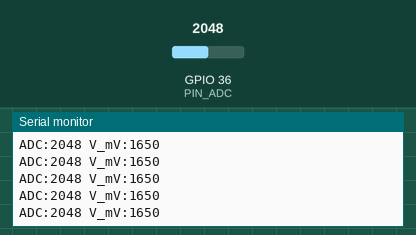
Recording of a sketch running on a simulated ESP32. Shown: the last lines printed to the serial monitor. The inputs (shaded band) are chosen by the test bench; at power-on: GPIO 36 (PIN_ADC) = 2048 (analog values on the 0–4095 scale).

Above: at 1.2 s.
1.3 s: GPIO 36 (PIN_ADC) set to 2866
At 1.8 s:
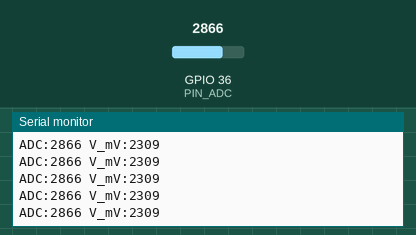
2.8 s: GPIO 36 (PIN_ADC) set to 3603
At 3.8 s:
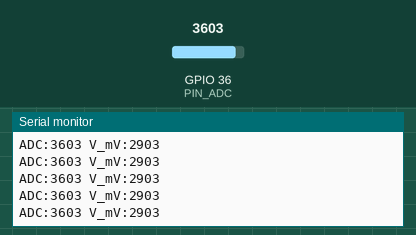
Timing chart, 0 to 5.8 s (numbered marks = the images above; inputs shaded):
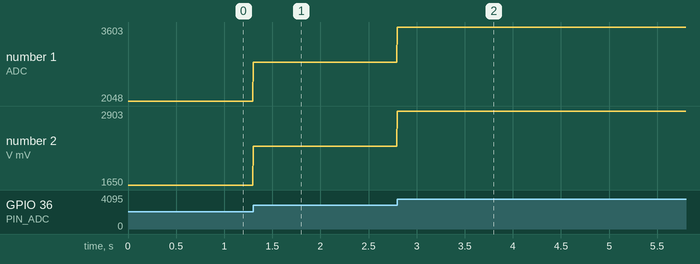

Measured:
- after the input at 1.3 s, the serial monitor: prints a new line at once (image 1)
- after the input at 2.8 s, the serial monitor: prints a new line at once (image 2)
- plotted number 1: 2048 → 2866 after the input at 1.3 s, 2866 → 3603 after the input at 2.8 s
- plotted number 2: 1650 → 2309 after the input at 1.3 s, 2309 → 2903 after the input at 2.8 s

The sketch:

S4_A3_Formas_Onda.ino
```cpp
/* Semana 4 · A3. Visualizacion de formas de onda a baja frecuencia.
   GPIO36 (ADC1). Fuente externa: 0 <= Vin <= 3.3 V, SIN NEGATIVOS.
   Revise offset/amplitud en osciloscopio antes de conectar al ESP32.
   Lecturas espaciadas aproximadamente 5 ms; el tiempo real incluye conversion/serial.
*/
#include <Arduino.h>
constexpr int PIN_ADC=36;
constexpr uint32_t TS_US=5000;
uint32_t nextUs=0;
void setup(){Serial.begin(115200);analogReadResolution(12);analogSetPinAttenuation(PIN_ADC,ADC_11db);nextUs=micros();}
void loop(){
  uint32_t now=micros();
  if((int32_t)(now-nextUs)<0)return;
  nextUs+=TS_US;
  int raw=analogRead(PIN_ADC); uint32_t mv=analogReadMilliVolts(PIN_ADC);
  Serial.print("ADC:");Serial.print(raw);Serial.print(" V_mV:");Serial.println(mv);
}
```
